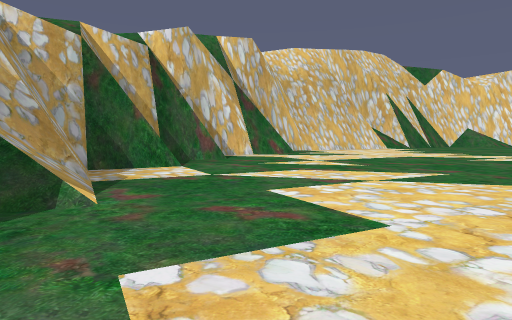
[1] (above)

17 first-person views from a walk through a Unity game level. The camera is 1.4 m above the floor, tilts 4° down and sees 75° across. The floor is counted in squares, 2 m on a side. Each view is taken from the middle of a square. On the plan, view 1 faces up. The plan holds only what a view shows up to about 10 squares ahead; the rest is blank. The place goes on beyond the plan.

[2]
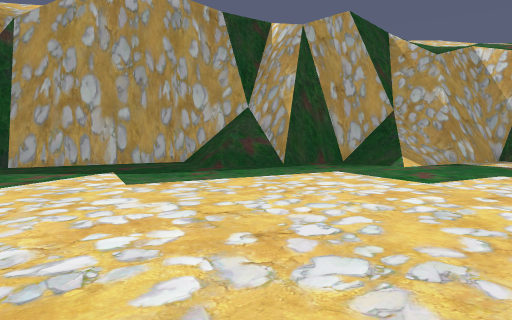

[3]
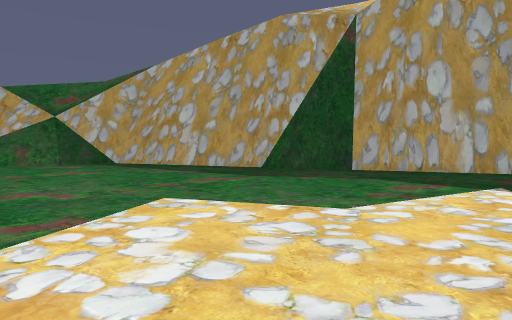

[4]
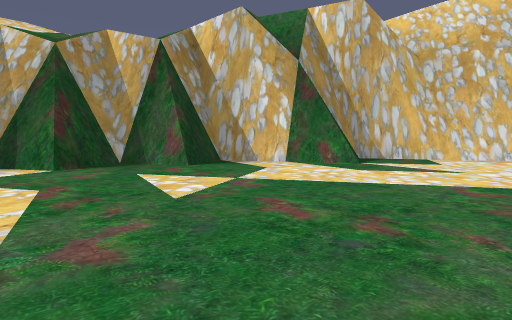

[5]
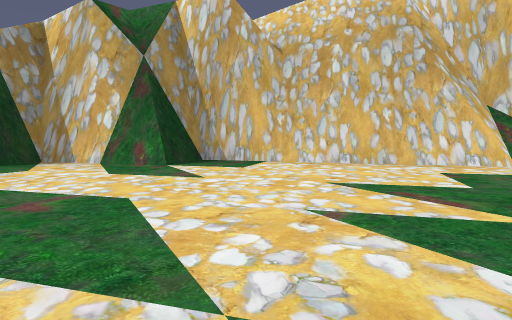

[6]
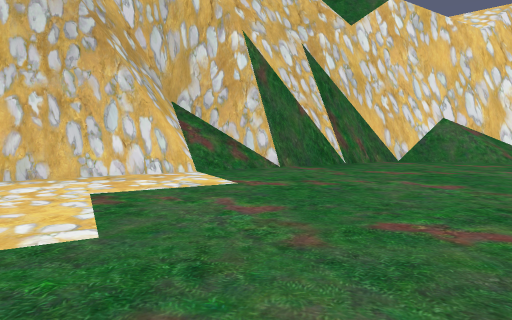

[7]
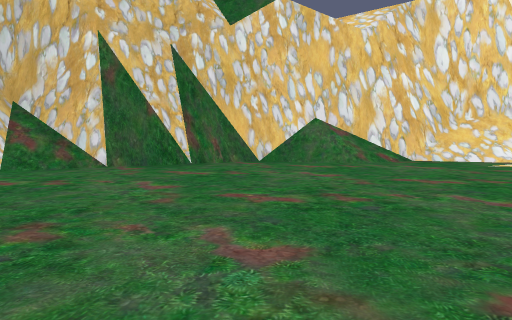

[8]
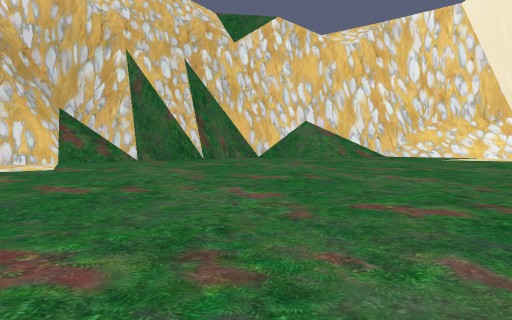

[9]
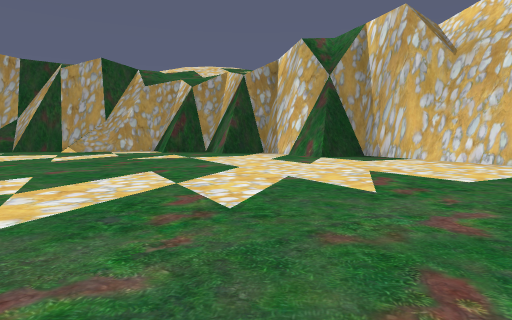

[10]
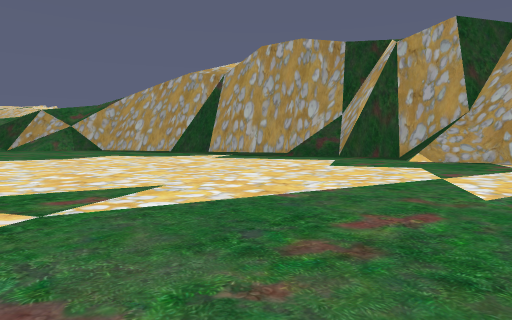

[11]
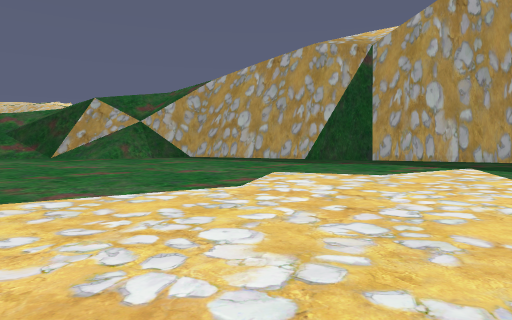

[12]
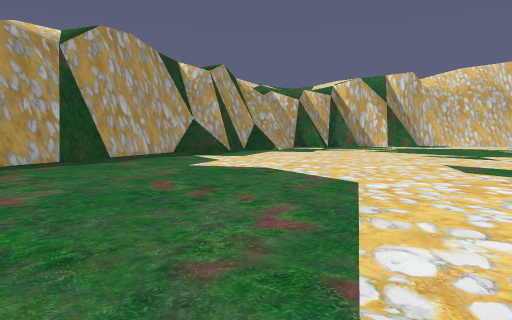

[13]
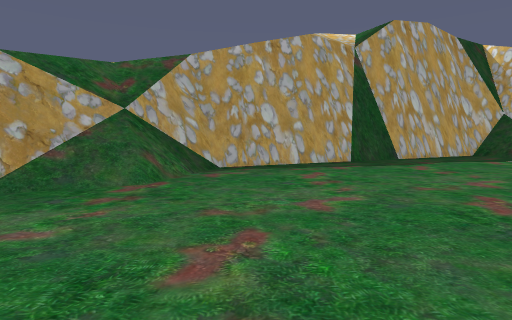

[14]
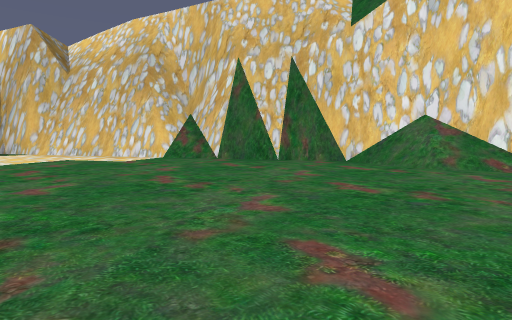

[15]
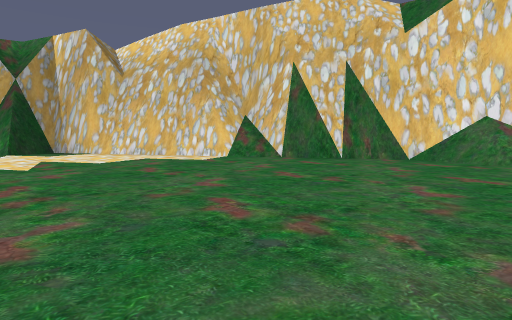

[16]
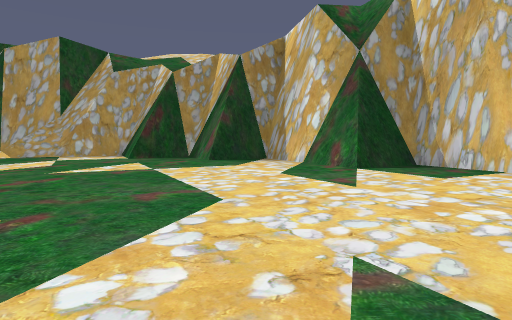

[17]
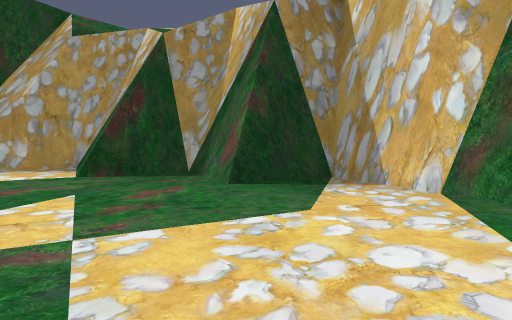

### Floor plan
Key: @ floor where view 1 was taken; # wall or solid block; x gap in a wall; . floor; / step, stairs or slope; v drop or lower ground.
Columns run from 6 left of view 1 to 18 right of it. Each row starts with its distance up from view 1.
 25                     v//
 24                     ####
 23             vv    ###//##
 22            v#######..//..
 21             ##/##........
 20             ##/..........
 19           ###............
 18        v###..............
 17      vv##................
 16      x#..................
 15      v##.................
 14     v###.................
 13   vv##..................
 12   / #...................
 11   vv#...............
 10  vv##.............
  9  /v#.............
  8 /v###..........
  7 /v#............
  6 /v#............
  5 v###...........
  4 v#///..........
  3  ##/...........
  2   #/...........
  1   ##...........
  0   #//.@.........
 -1   #//...........
 -2   #.............
 -3  v##............
 -4   v#............
 -5   /##...........
 -6   /v#............
 -7   //##...........
 -8   //v#...........
 -9     /##..........
-10      v#/.........
-11      /v#/......
-12       /##//...

Where each view was taken, in squares from view 1:
view 1: 0 up, 0 right, facing up
view 2: 0 up, 6 right, facing left
view 3: 2 down, 5 right, facing down-left
view 4: 6 up, 6 right, facing up-left
view 5: 10 up, 9 right, facing up-left
view 6: 13 up, 9 right, facing up
view 7: 13 up, 13 right, facing up
view 8: 11 up, 13 right, facing up
view 9: 12 up, 13 right, facing left
view 10: 7 up, 8 right, facing down-left
view 11: 1 down, 8 right, facing down-left
view 12: 10 down, 10 right, facing up-left
view 13: 10 down, 9 right, facing left
view 14: 14 up, 18 right, facing up-left
view 15: 12 up, 17 right, facing up-left
view 16: 12 up, 9 right, facing left
view 17: 11 up, 4 right, facing left
